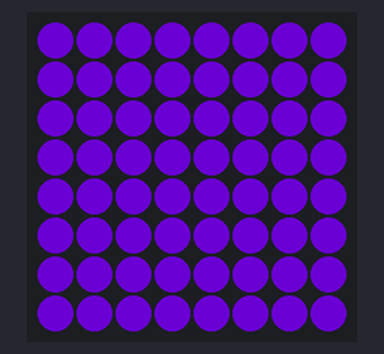
Simulated run of this program. Board: Raspberry Pi (BCM pin numbers) with a Sense HAT. On the bench: the Sense HAT's 8×8 RGB LED matrix. Dim RGB values are drawn brighter than linear; random numbers come from a fixed seed.

Above: at 0.1 s.
At 6.1 s:
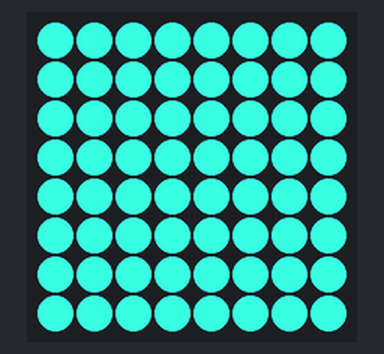
At 10.1 s:
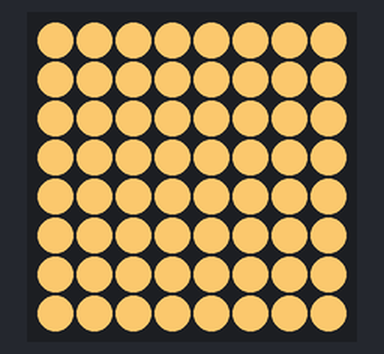
At 13.11 s:
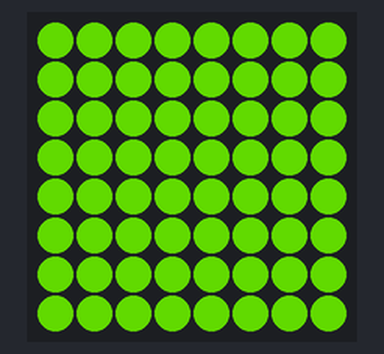
At 15.81 s:
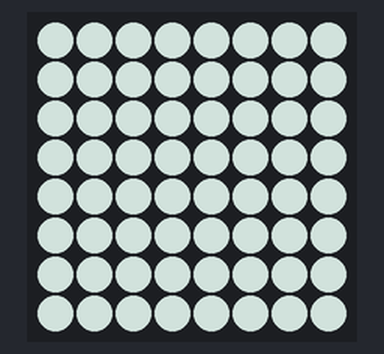
At 21.22 s:
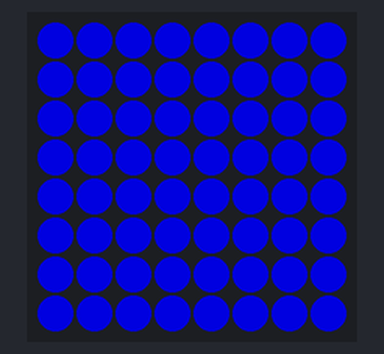

The program:

disco.py
```python
from sense_hat import SenseHat
from time import sleep
from random import randint
s = SenseHat()
r = (255, 0, 0)
g = (0, 255, 0)
b = (0, 0, 255)

def rndColour():
    rndRed = randint(0,255)
    rndGreen = randint(0,255)
    rndBlue = randint(0,255)
    return(rndRed, rndGreen, rndBlue)
# solid color for all pixels
# s.clear(r)
sleeptime = 6

while True:
  s.clear(rndColour())
  sleep(sleeptime)

  if sleeptime > 0:
    sleeptime -= 2
  if sleeptime < 0:
    sleeptime = 0
```

Measured:
- what the display in image 1 shows lasts 4.0 s, from 6.0 s to 10.0 s
- what the display in image 2 shows lasts 2.1 s, from 10.0 s to 12.1 s
